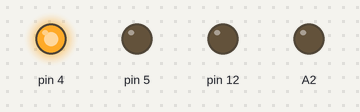
Bench run of a sketch on a simulated Arduino Uno, built with avr-gcc and run on an emulated ATmega328P. Parts: output pins drawn as LEDs (lit = HIGH). What the sketch prints to the serial monitor is not drawn.

Above: at 0.06 s.
At 0.68 s:
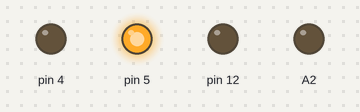
At 1.43 s:
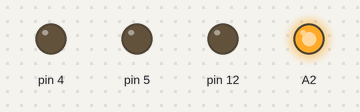
At 2.81 s:
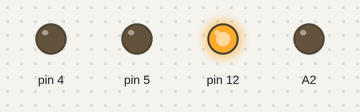
Timing chart, 0 to 3.1 s (numbered marks = the images above):
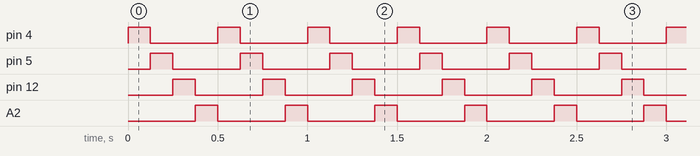

Measured:
- by itself, pin 4, pin 5, pin 12, A2: alternates HIGH for 0.13 s and LOW for 0.38 s

The sketch:

macaron_basic.ino
```cpp
void setup() {

  pinMode( 4,   OUTPUT );
  pinMode( 5,   OUTPUT );
  pinMode( 12,  OUTPUT );
  pinMode( A2,  OUTPUT );

  digitalWrite( 4,  LOW );
  digitalWrite( 5,  LOW );
  digitalWrite( 12, LOW );
  digitalWrite( A2, LOW );

  Serial.begin( 9600 );
  Serial.println("Hello from Macaron!");
}

#define DELAY_TIME      125

void loop() {
  digitalWrite( 4,    HIGH );
  delay( DELAY_TIME );
  digitalWrite( 4,    LOW );

  digitalWrite( 5,    HIGH );
  delay( DELAY_TIME );
  digitalWrite( 5,    LOW );

  digitalWrite( 12,    HIGH );
  delay( DELAY_TIME );
  digitalWrite( 12,    LOW );

  digitalWrite( A2,    HIGH );
  delay( DELAY_TIME );
  digitalWrite( A2,    LOW );


}
```
